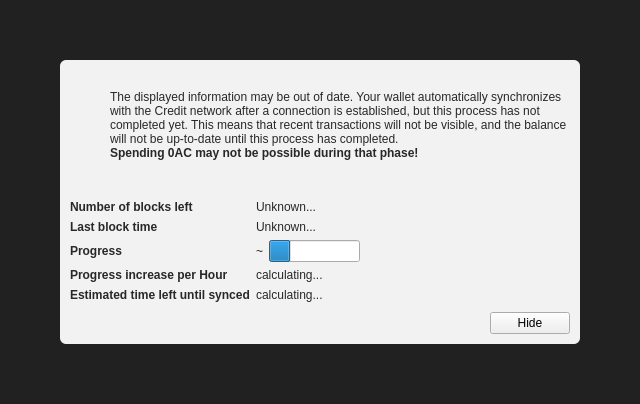
<?xml version="1.0" encoding="UTF-8"?>
<ui version="4.0">
 <class>ModalOverlay</class>
 <widget class="ModalOverlay" name="ModalOverlay">
  <property name="geometry">
   <rect>
    <x>0</x>
    <y>0</y>
    <width>640</width>
    <height>404</height>
   </rect>
  </property>
  <property name="windowTitle">
   <string>Form</string>
  </property>
  <layout class="QVBoxLayout" name="verticalLayout" stretch="0">
   <property name="sizeConstraint">
    <enum>QLayout::SetDefaultConstraint</enum>
   </property>
   <property name="leftMargin">
    <number>0</number>
   </property>
   <property name="topMargin">
    <number>0</number>
   </property>
   <property name="rightMargin">
    <number>0</number>
   </property>
   <property name="bottomMargin">
    <number>0</number>
   </property>
   <item>
    <widget class="QWidget" name="bgWidget" native="true">
     <property name="styleSheet">
      <string notr="true">#bgWidget { background: rgba(0,0,0,220); }</string>
     </property>
     <layout class="QVBoxLayout" name="verticalLayoutMain" stretch="1">
      <property name="leftMargin">
       <number>60</number>
      </property>
      <property name="topMargin">
       <number>60</number>
      </property>
      <property name="rightMargin">
       <number>60</number>
      </property>
      <property name="bottomMargin">
       <number>60</number>
      </property>
      <item>
       <widget class="QWidget" name="contentWidget" native="true">
        <property name="styleSheet">
         <string notr="true">#contentWidget { background: rgba(255,255,255,240); border-radius: 6px; }
QLabel { color: rgb(40,40,40);  }</string>
        </property>
        <layout class="QVBoxLayout" name="verticalLayoutSub" stretch="1,0,0,0">
         <property name="spacing">
          <number>0</number>
         </property>
         <property name="leftMargin">
          <number>10</number>
         </property>
         <property name="topMargin">
          <number>10</number>
         </property>
         <property name="rightMargin">
          <number>10</number>
         </property>
         <property name="bottomMargin">
          <number>10</number>
         </property>
         <item>
          <layout class="QHBoxLayout" name="horizontalLayoutIconText" stretch="0,1">
           <property name="topMargin">
            <number>20</number>
           </property>
           <item>
            <layout class="QVBoxLayout" name="verticalLayoutIcon">
             <property name="leftMargin">
              <number>0</number>
             </property>
             <item>
              <widget class="QPushButton" name="warningIcon">
               <property name="enabled">
                <bool>false</bool>
               </property>
               <property name="text">
                <string/>
               </property>
               <property name="icon">
                <iconset>
                 <normaloff>:/icons/warning</normaloff>
                 <disabledoff>:/icons/warning</disabledoff>:/icons/warning</iconset>
               </property>
               <property name="iconSize">
                <size>
                 <width>48</width>
                 <height>48</height>
                </size>
               </property>
               <property name="flat">
                <bool>true</bool>
               </property>
              </widget>
             </item>
             <item>
              <spacer name="verticalSpacerWarningIcon">
               <property name="orientation">
                <enum>Qt::Vertical</enum>
               </property>
               <property name="sizeHint" stdset="0">
                <size>
                 <width>20</width>
                 <height>40</height>
                </size>
               </property>
              </spacer>
             </item>
            </layout>
           </item>
           <item>
            <layout class="QVBoxLayout" name="verticalLayoutInfoText">
             <property name="leftMargin">
              <number>0</number>
             </property>
             <property name="topMargin">
              <number>0</number>
             </property>
             <item>
              <widget class="QLabel" name="infoText">
               <property name="text">
                <string>The displayed information may be out of date. Your wallet automatically synchronizes with the Credit network after a connection is established, but this process has not completed yet. This means that recent transactions will not be visible, and the balance will not be up-to-date until this process has completed.</string>
               </property>
               <property name="textFormat">
                <enum>Qt::RichText</enum>
               </property>
               <property name="wordWrap">
                <bool>true</bool>
               </property>
              </widget>
             </item>
             <item>
              <widget class="QLabel" name="infoTextStrong">
               <property name="font">
                <font>
                 <weight>75</weight>
                 <bold>true</bold>
                </font>
               </property>
               <property name="text">
                <string>Spending 0AC may not be possible during that phase!</string>
               </property>
               <property name="textFormat">
                <enum>Qt::RichText</enum>
               </property>
               <property name="wordWrap">
                <bool>true</bool>
               </property>
              </widget>
             </item>
             <item>
              <spacer name="verticalSpacerInTextSpace">
               <property name="orientation">
                <enum>Qt::Vertical</enum>
               </property>
               <property name="sizeHint" stdset="0">
                <size>
                 <width>20</width>
                 <height>40</height>
                </size>
               </property>
              </spacer>
             </item>
            </layout>
           </item>
          </layout>
         </item>
         <item>
          <spacer name="verticalSpacerAfterText">
           <property name="orientation">
            <enum>Qt::Vertical</enum>
           </property>
           <property name="sizeHint" stdset="0">
            <size>
             <width>20</width>
             <height>40</height>
            </size>
           </property>
          </spacer>
         </item>
         <item>
          <layout class="QFormLayout" name="formLayout">
           <property name="fieldGrowthPolicy">
            <enum>QFormLayout::FieldsStayAtSizeHint</enum>
           </property>
           <property name="horizontalSpacing">
            <number>6</number>
           </property>
           <property name="verticalSpacing">
            <number>6</number>
           </property>
           <property name="topMargin">
            <number>10</number>
           </property>
           <item row="0" column="0">
            <widget class="QLabel" name="labelNumberOfBlocksLeft">
             <property name="font">
              <font>
               <weight>75</weight>
               <bold>true</bold>
              </font>
             </property>
             <property name="text">
              <string>Number of blocks left</string>
             </property>
            </widget>
           </item>
           <item row="0" column="1">
            <widget class="QLabel" name="numberOfBlocksLeft">
             <property name="text">
              <string>Unknown...</string>
             </property>
            </widget>
           </item>
           <item row="1" column="0">
            <widget class="QLabel" name="labelLastBlockTime">
             <property name="font">
              <font>
               <weight>75</weight>
               <bold>true</bold>
              </font>
             </property>
             <property name="text">
              <string>Last block time</string>
             </property>
            </widget>
           </item>
           <item row="1" column="1">
            <widget class="QLabel" name="newestBlockDate">
             <property name="sizePolicy">
              <sizepolicy hsizetype="Maximum" vsizetype="Preferred">
               <horstretch>0</horstretch>
               <verstretch>0</verstretch>
              </sizepolicy>
             </property>
             <property name="text">
              <string>Unknown...</string>
             </property>
            </widget>
           </item>
           <item row="2" column="0">
            <widget class="QLabel" name="labelSyncDone">
             <property name="font">
              <font>
               <weight>75</weight>
               <bold>true</bold>
              </font>
             </property>
             <property name="text">
              <string>Progress</string>
             </property>
            </widget>
           </item>
           <item row="2" column="1">
            <layout class="QHBoxLayout" name="horizontalLayoutSync" stretch="0,1">
             <item>
              <widget class="QLabel" name="percentageProgress">
               <property name="text">
                <string>~</string>
               </property>
              </widget>
             </item>
             <item>
              <widget class="QProgressBar" name="progressBar">
               <property name="value">
                <number>24</number>
               </property>
               <property name="format">
                <string/>
               </property>
              </widget>
             </item>
            </layout>
           </item>
           <item row="4" column="0">
            <widget class="QLabel" name="labelProgressIncrease">
             <property name="font">
              <font>
               <weight>75</weight>
               <bold>true</bold>
              </font>
             </property>
             <property name="text">
              <string>Progress increase per Hour</string>
             </property>
            </widget>
           </item>
           <item row="4" column="1">
            <widget class="QLabel" name="progressIncreasePerH">
             <property name="text">
              <string>calculating...</string>
             </property>
            </widget>
           </item>
           <item row="5" column="0">
            <widget class="QLabel" name="labelEstimatedTimeLeft">
             <property name="font">
              <font>
               <weight>75</weight>
               <bold>true</bold>
              </font>
             </property>
             <property name="text">
              <string>Estimated time left until synced</string>
             </property>
            </widget>
           </item>
           <item row="5" column="1">
            <widget class="QLabel" name="expectedTimeLeft">
             <property name="text">
              <string>calculating...</string>
             </property>
            </widget>
           </item>
          </layout>
         </item>
         <item>
          <layout class="QHBoxLayout" name="horizontalLayoutButtons">
           <property name="leftMargin">
            <number>10</number>
           </property>
           <property name="topMargin">
            <number>10</number>
           </property>
           <item>
            <spacer name="horizontalSpacer">
             <property name="orientation">
              <enum>Qt::Horizontal</enum>
             </property>
             <property name="sizeHint" stdset="0">
              <size>
               <width>40</width>
               <height>20</height>
              </size>
             </property>
            </spacer>
           </item>
           <item>
            <widget class="QPushButton" name="closeButton">
             <property name="text">
              <string>Hide</string>
             </property>
            </widget>
           </item>
          </layout>
         </item>
        </layout>
       </widget>
      </item>
     </layout>
    </widget>
   </item>
  </layout>
 </widget>
 <customwidgets>
  <customwidget>
   <class>ModalOverlay</class>
   <extends>QWidget</extends>
   <header>modaloverlay.h</header>
   <container>1</container>
  </customwidget>
 </customwidgets>
 <resources/>
 <connections/>
</ui>
